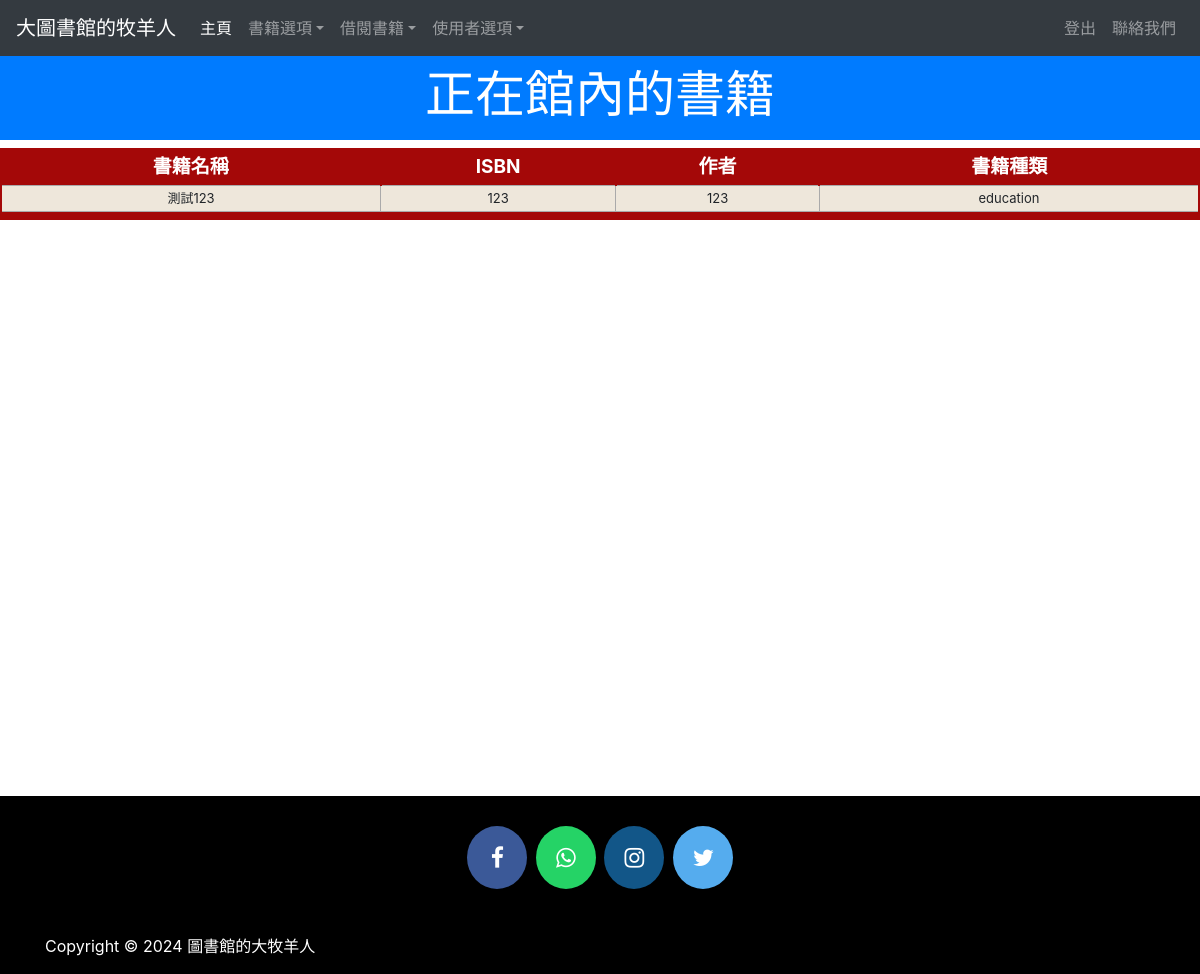
Page /viewbook (signed in) on the earlier database version.
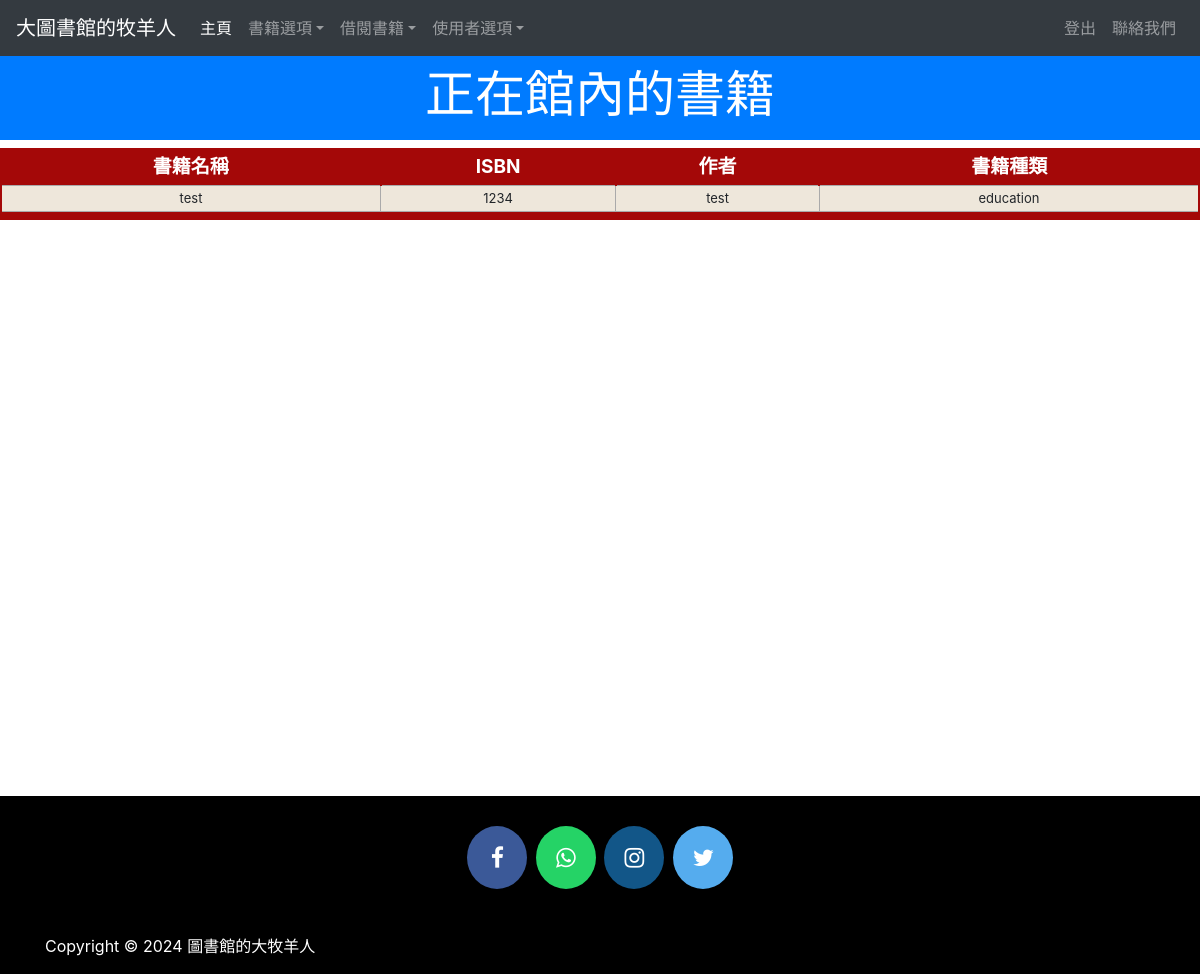
Same page on the later database version.
### library/models.py (models this page shows, shortened)
class Book(models.Model):
    catchoice= [
        ('education', '教育'),
        ('entertainment', '娛樂'),
        ('comics', '漫畫'),
        ('biography', '生物'),
        ('history', '歷史'),
        ]
    name=models.CharField(max_length=30)
    isbn=models.PositiveIntegerField()
    author=models.CharField(max_length=40)
    category=models.CharField(max_length=30,choices=catchoice,default='education')

### library/views.py (the view)
# urls.py: path('viewbook', views.viewbook_view),
@login_required(login_url='adminlogin')
@user_passes_test(is_admin)
def viewbook_view(request):
    books=models.Book.objects.all()
    return render(request,'library/viewbook.html',{'books':books})

### library/views.py (called while the page is built)
def is_admin(user):
    if user.is_superuser or user.is_staff:
        return True
    else:
        return False

### library/templates/library/viewbook.html (shortened to what this page needs)
<!DOCTYPE html>
<html lang="en" dir="ltr">
  <head>
  </head>
  <body>
    {% include "library/navbaradmin.html" %}
    <br>
    <br>
    <h3 class="p-3 mb-2 bg-primary text-white" style = 'font-size: 50px;text-align:center;'>正在館內的書籍</h3>
{% if books%}
<table class="redTable">
<thead>
<tr>
<th>書籍名稱</th>
<th>ISBN</th>
<th>作者</th>
<th>書籍種類</th>
</tr>
</thead>
<tfoot>
<tr>
<td colspan="4" rowspan="4">
</td>
</tr>
</tfoot>
<tbody>
  {% for book in books %}
    <tr>
      <td>{{book.name}}</td>
      <td>{{book.isbn}}</td>
      <td>{{book.author}}</td>
      <td>{{book.category}}</td>
    </tr>
  {% endfor %}
</tbody>
</table>
{%else%}
<h1>剩餘 0 本</h1>
{%endif%}
<br><br><br><br><br><br><br><br><br><br><br><br><br><br><br><br><br><br><br><br><br><br><br><br>
    {% include "library/footer.html" %}
  </body>
</html>

### library/templates/library/navbaradmin.html (shortened to what this page needs)
<!DOCTYPE html>
{% load static %}
<html lang="en">
<head>
<link rel="stylesheet" href="https://stackpath.bootstrapcdn.com/bootstrap/4.3.1/css/bootstrap.min.css">
<link rel="stylesheet" href="https://maxcdn.bootstrapcdn.com/font-awesome/4.7.0/css/font-awesome.min.css">
</head>
<body>
<div class="bs-example">
    <nav class="navbar navbar-expand-md bg-dark navbar-dark fixed-top">
        <a href="/" class="navbar-brand">大圖書館的牧羊人</a>
        <div class="collapse navbar-collapse justify-content-between" id="navbarCollapse">
            <div class="navbar-nav">
                <a href="/" class="nav-item nav-link active">主頁</a>
                <div class="nav-item dropdown">
                  <a href="#" class="nav-link dropdown-toggle" data-toggle="dropdown">書籍選項</a>
                </div>
                <div class="nav-item dropdown">
                  <a href="#" class="nav-link dropdown-toggle" data-toggle="dropdown">借閱書籍</a>
                </div>
                <div class="nav-item dropdown">
                  <a href="#" class="nav-link dropdown-toggle" data-toggle="dropdown">使用者選項</a>
                </div>
            </div>
            <div class="navbar-nav">
                <a href="logout" class="nav-item nav-link">登出</a>
                <a href="contactus" class="nav-item nav-link">聯絡我們</a>
            </div>
        </div>
    </nav>
</div>
</body>
</html>

### library/templates/library/footer.html (shortened to what this page needs)
<!DOCTYPE html>
<html>
<head>
</head>
<footer>
  <p>
  <a href="https://facebook.com" class="fa fa-facebook"></a>
  <a href="https://api.whatsapp.com" class="fa fa-whatsapp"></a>
  <a href="https://instagram.com" class="fa fa-instagram"></a>
  <a href="https://twitter.com" class="fa fa-twitter"></a>
  </p>
<br>
  <div class="container">
    <div class="row">
               <div class="col-md-12 col-sm-12">
                    <div style="color:#ffffff;"class="wow fadeInUp footer-copyright">
                         Copyright &copy;   2024  圖書館的大牧羊人</p>
                    </div>
               </div>
    </div>
  </div>
</footer>
</html>

### library/templates/library/viewbook.html (style rules this page uses)
table.redTable { border: 2px solid #A40808; background-color: #EEE7DB; width: 100%; text-align: center; border-collapse: collapse; }
table.redTable td, table.redTable th { border: 1px solid #AAAAAA; padding: 3px 2px; }
table.redTable tbody td { font-size: 13px; }
table.redTable thead { background: #A40808; }
table.redTable thead th { font-size: 19px; font-weight: bold; color: #FFFFFF; text-align: center; border-left: 2px solid #A40808; }
table.redTable thead th:first-child { border-left: none; }
table.redTable tfoot { font-size: 13px; font-weight: bold; color: #FFFFFF; background: #A40808; }
table.redTable tfoot td { font-size: 13px; }

### library/templates/library/navbaradmin.html (style rules this page uses)
.bs-example { margin: 0px; }
.navbar-brand { font-size: 20px; font-family: sans-serif; }

### library/templates/library/footer.html (style rules this page uses)
footer { padding: 0px 0px 0px 0px; background-color:black; margin:0px; }
.fa { padding: 20px; font-size: 23px; width: 60px; text-align: center; text-decoration: none; margin: 5px 2px; border-radius: 50%; }
.fa-facebook { background: #3B5998; color: white; margin-top: 30px; }
.fa-whatsapp { background: #25d366; color: white; }
.fa-twitter { background: #55ACEE; color: white; }
.fa-instagram { background: #125688; color: white; }
p { text-align:center; }

Differences in the rows shown:
removed Book: name "測試123", isbn "123", author "123", category "education"
added Book: name "test", isbn "1234", author "test", category "education"
